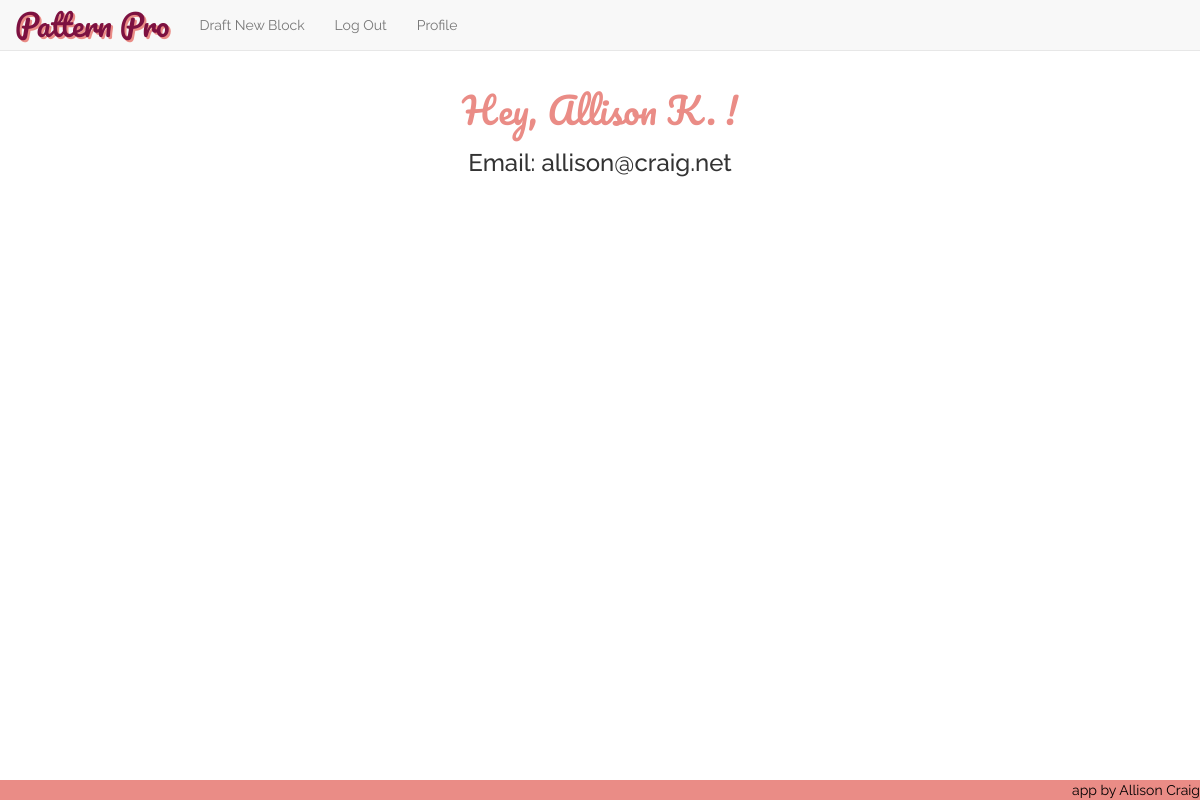
/profile (signed in), run on an earlier commit of the app's database.
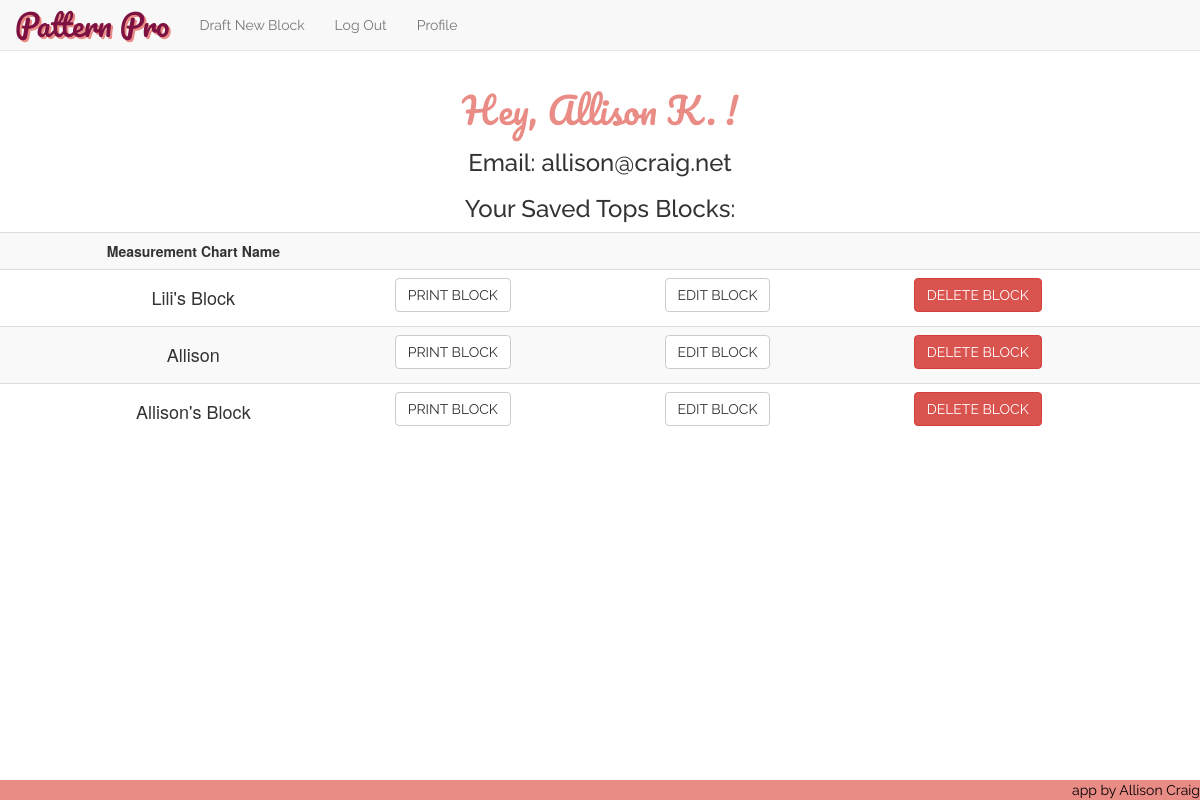
And on a later commit of the database.
### model.py (models this page shows, shortened)
class User(db.Model):
    __tablename__ = "Users"
    user_id = db.Column(db.Integer, autoincrement=True, primary_key=True)
    fb_id = db.Column(db.String(64), unique=True, nullable=True)
    email = db.Column(db.String(64), unique=True, nullable=False)
    password = db.Column(db.String(64), nullable=True)
    fname = db.Column(db.String(15), nullable=False)

class Measurement_Chart_Top(db.Model):
    __tablename__ = "Measurement_Chart_Tops"
    chart_id = db.Column(db.Integer, autoincrement=True, primary_key=True)
    nickname = db.Column(db.Integer, nullable=False)
    user_id = db.Column(db.String(100), db.ForeignKey('Users.user_id'))
    bust = db.Column(db.Integer, nullable=False)
    waist = db.Column(db.Integer, nullable=False)
    full_length = db.Column(db.Integer, nullable=False)
    center_front = db.Column(db.Integer, nullable=False)
    front_shoulder_slope = db.Column(db.Integer, nullable=False)
    strap = db.Column(db.Integer, nullable=False)
    front_across_shoulder = db.Column(db.Integer, nullable=False)
    across_chest = db.Column(db.Integer, nullable=False)
    bust_depth = db.Column(db.Integer, nullable=False)
    shoulder_length = db.Column(db.Integer, nullable=False)
    bust_arc = db.Column(db.Integer, nullable=False)
    bust_span = db.Column(db.Integer, nullable=False)
    waist_arc = db.Column(db.Integer, nullable=False)
    dart_placement = db.Column(db.Integer, nullable=False)
    side_length = db.Column(db.Integer, nullable=False)
    full_length_back = db.Column(db.Integer, nullable=False)
    center_back = db.Column(db.Integer, nullable=False)
    back_shoulder_slope = db.Column(db.Integer, nullable=False)
    across_back = db.Column(db.Integer, nullable=False)
    back_arc = db.Column(db.Integer, nullable=False)
    waist_arc_back = db.Column(db.Integer, nullable=False)
    back_neck = db.Column(db.Integer, nullable=False)
    back_across_shoulder = db.Column(db.Integer, nullable=False)
    back_dart_intake = db.Column(db.Integer, nullable=False)
    user = db.relationship("User",
                           backref=db.backref("Measurement_Chart_Tops"))

### server.py (the view)
@app.route('/profile')
def user_profile_page():
    user_email = session['logged_in_customer_email']
    user = User.query.filter(User.email==user_email).one()
    current_user_id = user.user_id
    saved_blocks_tops = Measurement_Chart_Top.query.filter(Measurement_Chart_Top.user_id==current_user_id).all()
    saved_blocks_skirts = Measurement_Chart_Skirt.query.filter(Measurement_Chart_Skirt.user_id==current_user_id).all()
    return render_template("profile.html", user=user, session=session, savedblockstops=saved_blocks_tops, savedblocksskirts=saved_blocks_skirts)

### server.py (called while the page is built)
@app.before_request
def add_tests():
    g.jasmine_tests = JS_TESTING_MODE

### templates/profile.html (shortened to what this page needs)
{% extends 'base.html' %}
{% block content %}
<center><h1 class='heading-titles'>Hey, {{ user.fname }} !</h1></center>
<center><h3 class="raleway">Email: {{ user.email }}</h3></center>
{% if savedblockstops %}
<center><h3 class="raleway">Your Saved Tops Blocks: </h3></center>
<table class="table table-hover table-striped">
	<th><center>Measurement Chart Name</center></th>
	<th></th>
	<th></th>
	<th></th>
{% for sblocktop in savedblockstops %}
	<tr class="saved-block">
		<td><center><h4>{{ sblocktop.nickname }}</h4></center>
		<center>
			<td><form action='/print/{{sblocktop.chart_id}}'>
				<button class="btn btn-default">PRINT BLOCK</button>
			</form></td>
			<td><form action='/edit/{{sblocktop.chart_id}}'>
				<button class="btn btn-default" value="{{ sblocktop.chart_id }}">EDIT BLOCK</button>
			</form></td>
			<td><button class="btn btn-danger delete-btn" name='chart-id' value="{{ sblocktop.chart_id }}">DELETE BLOCK</button></td>
		</center>
		</td>
	</tr>
{% endfor %}
</table>
{% endif %}
{% endblock %}

### templates/base.html (shortened to what this page needs)
<!DOCTYPE html>
<html>
<head>
	<link rel='stylesheet' href='/static/css/style.css'>
	<link rel='stylesheet' href='/static/css/bootstrap.min.css'>
</head>
<body>
	<nav class="navbar navbar-default navbar-fixed-top">
			<a class="navbar-brand" id="corner-logo" href="/">Pattern Pro</a>
			<ul class="nav navbar-nav">
			{% if session['current_user_id'] is defined %}
				<li><a href="/choose-block">Draft New Block</a></li>
                <li><a href="/logout" id="logout">Log Out</a></li>
                <li><a href="/profile" id="profile">Profile</a></li>
            {% else %}
                  <li><a href="/login">Log In</a></li>
                  <li><a href="/register">Register</a></li>
<!--                   <li><a href="/fb-login">Login with Facebook</a></li>
 -->                {% endif %}
             </ul>
	</nav>
	{% block content %}{% endblock %}
	<footer><a href="https://github.com/allisonkcraig" target="blank" id="footer-a">app by Allison Craig</a></footer>
</body>
</html>

### static/css/style.css (style rules this page uses)
body { padding-top: 70px; margin-bottom: 2em; padding-bottom: 4em; }
.btn { font-family: "Raleway"; }
.heading-titles { font-family: 'Pacifico', cursive; color: #EA8C86; }
#corner-logo { font-family: 'Pacifico', cursive; font-size: 30px; text-decoration: none; text-shadow: 2px 2px #EA8C86; color: #7D1141; }
.navbar { font-family: "Raleway"; }
footer { font-family: "Raleway"; background-color: #EA8C86; position:fixed; left:0px; bottom:0px; height:20px; width:100%; }
#footer-a { text-decoration: none; color: black; float: right; }
.raleway { font-family: "Raleway"; }

What changed in the data, as far as the page shows it:
added Measurement_Chart_Top: nickname "Lili's Block", {{ sblocktop.chart_id }} 1 (drawn)
added Measurement_Chart_Top: nickname "Allison", {{ sblocktop.chart_id }} 2 (drawn)
added Measurement_Chart_Top: nickname "Allison's Block", {{ sblocktop.chart_id }} 3 (drawn)
Also different on the page:
text now shown: "Your Saved Tops Blocks: Measurement Chart Name"
